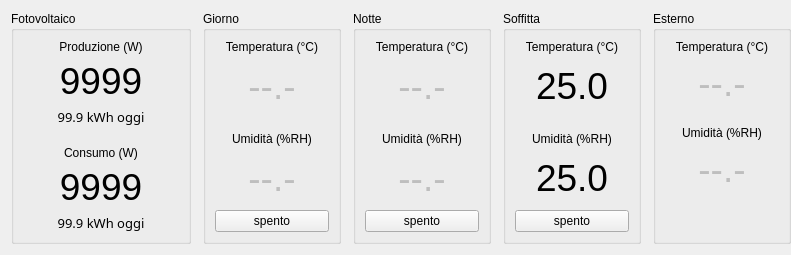
  <widget class="QWidget" name="">
   <property name="geometry">
    <rect>
     <x>4</x>
     <y>4</y>
     <width>791</width>
     <height>247</height>
    </rect>
   </property>
   <layout class="QGridLayout" name="gridLayout">
    <property name="horizontalSpacing">
     <number>12</number>
    </property>
    <property name="verticalSpacing">
     <number>0</number>
    </property>
    <property name="rightMargin">
     <number>0</number>
    </property>
    <item row="0" column="0">
     <widget class="QGroupBox" name="groupBox_5">
      <property name="sizePolicy">
       <sizepolicy hsizetype="Fixed" vsizetype="Preferred">
        <horstretch>0</horstretch>
        <verstretch>0</verstretch>
       </sizepolicy>
      </property>
      <property name="minimumSize">
       <size>
        <width>180</width>
        <height>0</height>
       </size>
      </property>
      <property name="title">
       <string>Fotovoltaico</string>
      </property>
      <layout class="QHBoxLayout" name="horizontalLayout_6">
       <item>
        <layout class="QVBoxLayout" name="verticalLayout_10">
         <item>
          <widget class="QLabel" name="tlData_12">
           <property name="font">
            <font>
             <pointsize>28</pointsize>
            </font>
           </property>
           <property name="text">
            <string>&lt;!DOCTYPE HTML PUBLIC &quot;-//W3C//DTD HTML 4.0//EN&quot; &quot;http://www.w3.org/TR/REC-html40/strict.dtd&quot;&gt;
&lt;html&gt;&lt;head&gt;&lt;meta name=&quot;qrichtext&quot; content=&quot;1&quot; /&gt;&lt;style type=&quot;text/css&quot;&gt;
p, li { white-space: pre-wrap; }
&lt;/style&gt;&lt;/head&gt;&lt;body style=&quot; font-family:'Sans'; font-size:28pt; font-weight:400; font-style:normal;&quot;&gt;
&lt;p style=&quot; margin-top:0px; margin-bottom:0px; margin-left:0px; margin-right:0px; -qt-block-indent:0; text-indent:0px;&quot;&gt;&lt;span style=&quot; font-size:9pt;&quot;&gt;Produzione (W)&lt;/span&gt;&lt;/p&gt;&lt;/body&gt;&lt;/html&gt;</string>
           </property>
           <property name="scaledContents">
            <bool>false</bool>
           </property>
           <property name="alignment">
            <set>Qt::AlignCenter</set>
           </property>
          </widget>
         </item>
         <item>
          <widget class="QLabel" name="tlPotProdotta">
           <property name="sizePolicy">
            <sizepolicy hsizetype="Expanding" vsizetype="Expanding">
             <horstretch>0</horstretch>
             <verstretch>0</verstretch>
            </sizepolicy>
           </property>
           <property name="font">
            <font>
             <pointsize>28</pointsize>
            </font>
           </property>
           <property name="text">
            <string>9999</string>
           </property>
           <property name="scaledContents">
            <bool>false</bool>
           </property>
           <property name="alignment">
            <set>Qt::AlignCenter</set>
           </property>
          </widget>
         </item>
         <item>
          <widget class="QLabel" name="tlEnergiaProdotta">
           <property name="font">
            <font>
             <family>Sans Serif</family>
             <pointsize>10</pointsize>
            </font>
           </property>
           <property name="text">
            <string>99.9 kWh oggi</string>
           </property>
           <property name="scaledContents">
            <bool>false</bool>
           </property>
           <property name="alignment">
            <set>Qt::AlignCenter</set>
           </property>
          </widget>
         </item>
         <item>
          <widget class="QLabel" name="tlData_15">
           <property name="font">
            <font>
             <pointsize>28</pointsize>
            </font>
           </property>
           <property name="text">
            <string>&lt;!DOCTYPE HTML PUBLIC &quot;-//W3C//DTD HTML 4.0//EN&quot; &quot;http://www.w3.org/TR/REC-html40/strict.dtd&quot;&gt;
&lt;html&gt;&lt;head&gt;&lt;meta name=&quot;qrichtext&quot; content=&quot;1&quot; /&gt;&lt;style type=&quot;text/css&quot;&gt;
p, li { white-space: pre-wrap; }
&lt;/style&gt;&lt;/head&gt;&lt;body style=&quot; font-family:'Sans'; font-size:28pt; font-weight:400; font-style:normal;&quot;&gt;
&lt;p style=&quot;-qt-paragraph-type:empty; margin-top:0px; margin-bottom:0px; margin-left:0px; margin-right:0px; -qt-block-indent:0; text-indent:0px; font-size:9pt;&quot;&gt;&lt;/p&gt;
&lt;p style=&quot; margin-top:0px; margin-bottom:0px; margin-left:0px; margin-right:0px; -qt-block-indent:0; text-indent:0px;&quot;&gt;&lt;span style=&quot; font-size:9pt;&quot;&gt;Consumo (W)&lt;/span&gt;&lt;/p&gt;&lt;/body&gt;&lt;/html&gt;</string>
           </property>
           <property name="scaledContents">
            <bool>false</bool>
           </property>
           <property name="alignment">
            <set>Qt::AlignCenter</set>
           </property>
          </widget>
         </item>
         <item>
          <widget class="QLabel" name="tlPotConsumata">
           <property name="sizePolicy">
            <sizepolicy hsizetype="Expanding" vsizetype="Expanding">
             <horstretch>0</horstretch>
             <verstretch>0</verstretch>
            </sizepolicy>
           </property>
           <property name="font">
            <font>
             <pointsize>28</pointsize>
            </font>
           </property>
           <property name="text">
            <string>9999</string>
           </property>
           <property name="scaledContents">
            <bool>false</bool>
           </property>
           <property name="alignment">
            <set>Qt::AlignCenter</set>
           </property>
          </widget>
         </item>
         <item>
          <widget class="QLabel" name="tlEnergiaConsumata">
           <property name="font">
            <font>
             <family>Sans Serif</family>
             <pointsize>10</pointsize>
            </font>
           </property>
           <property name="text">
            <string>99.9 kWh oggi</string>
           </property>
           <property name="scaledContents">
            <bool>false</bool>
           </property>
           <property name="alignment">
            <set>Qt::AlignCenter</set>
           </property>
          </widget>
         </item>
        </layout>
       </item>
      </layout>
     </widget>
    </item>
    <item row="0" column="1">
     <layout class="QHBoxLayout" name="horizontalLayout">
      <property name="spacing">
       <number>12</number>
      </property>
      <item>
       <widget class="QGroupBox" name="groupBox_7">
        <property name="title">
         <string>Giorno</string>
        </property>
        <layout class="QHBoxLayout" name="horizontalLayout_10">
         <item>
          <layout class="QVBoxLayout" name="verticalLayout_3">
           <item>
            <widget class="QLabel" name="tlData_2">
             <property name="font">
              <font>
               <pointsize>28</pointsize>
              </font>
             </property>
             <property name="text">
              <string>&lt;!DOCTYPE HTML PUBLIC &quot;-//W3C//DTD HTML 4.0//EN&quot; &quot;http://www.w3.org/TR/REC-html40/strict.dtd&quot;&gt;
&lt;html&gt;&lt;head&gt;&lt;meta name=&quot;qrichtext&quot; content=&quot;1&quot; /&gt;&lt;style type=&quot;text/css&quot;&gt;
p, li { white-space: pre-wrap; }
&lt;/style&gt;&lt;/head&gt;&lt;body style=&quot; font-family:'Sans'; font-size:28pt; font-weight:400; font-style:normal;&quot;&gt;
&lt;p style=&quot; margin-top:0px; margin-bottom:0px; margin-left:0px; margin-right:0px; -qt-block-indent:0; text-indent:0px;&quot;&gt;&lt;span style=&quot; font-size:9pt;&quot;&gt;Temperatura (°C)&lt;/span&gt;&lt;/p&gt;&lt;/body&gt;&lt;/html&gt;</string>
             </property>
             <property name="scaledContents">
              <bool>false</bool>
             </property>
             <property name="alignment">
              <set>Qt::AlignCenter</set>
             </property>
            </widget>
           </item>
           <item>
            <widget class="QLabel" name="tlTempGiorno">
             <property name="enabled">
              <bool>false</bool>
             </property>
             <property name="sizePolicy">
              <sizepolicy hsizetype="Expanding" vsizetype="Expanding">
               <horstretch>0</horstretch>
               <verstretch>0</verstretch>
              </sizepolicy>
             </property>
             <property name="font">
              <font>
               <pointsize>28</pointsize>
              </font>
             </property>
             <property name="text">
              <string>--.-</string>
             </property>
             <property name="scaledContents">
              <bool>false</bool>
             </property>
             <property name="alignment">
              <set>Qt::AlignCenter</set>
             </property>
            </widget>
           </item>
           <item>
            <widget class="QLabel" name="tlData_3">
             <property name="font">
              <font>
               <pointsize>28</pointsize>
              </font>
             </property>
             <property name="text">
              <string>&lt;!DOCTYPE HTML PUBLIC &quot;-//W3C//DTD HTML 4.0//EN&quot; &quot;http://www.w3.org/TR/REC-html40/strict.dtd&quot;&gt;
&lt;html&gt;&lt;head&gt;&lt;meta name=&quot;qrichtext&quot; content=&quot;1&quot; /&gt;&lt;style type=&quot;text/css&quot;&gt;
p, li { white-space: pre-wrap; }
&lt;/style&gt;&lt;/head&gt;&lt;body style=&quot; font-family:'Sans'; font-size:28pt; font-weight:400; font-style:normal;&quot;&gt;
&lt;p style=&quot;-qt-paragraph-type:empty; margin-top:0px; margin-bottom:0px; margin-left:0px; margin-right:0px; -qt-block-indent:0; text-indent:0px; font-size:9pt;&quot;&gt;&lt;/p&gt;
&lt;p style=&quot; margin-top:0px; margin-bottom:0px; margin-left:0px; margin-right:0px; -qt-block-indent:0; text-indent:0px;&quot;&gt;&lt;span style=&quot; font-size:9pt;&quot;&gt;Umidità (%RH)&lt;/span&gt;&lt;/p&gt;&lt;/body&gt;&lt;/html&gt;</string>
             </property>
             <property name="scaledContents">
              <bool>false</bool>
             </property>
             <property name="alignment">
              <set>Qt::AlignCenter</set>
             </property>
            </widget>
           </item>
           <item>
            <widget class="QLabel" name="tlUmidGiorno">
             <property name="enabled">
              <bool>false</bool>
             </property>
             <property name="sizePolicy">
              <sizepolicy hsizetype="Expanding" vsizetype="Expanding">
               <horstretch>0</horstretch>
               <verstretch>0</verstretch>
              </sizepolicy>
             </property>
             <property name="font">
              <font>
               <pointsize>28</pointsize>
              </font>
             </property>
             <property name="text">
              <string>--.-</string>
             </property>
             <property name="scaledContents">
              <bool>false</bool>
             </property>
             <property name="alignment">
              <set>Qt::AlignCenter</set>
             </property>
            </widget>
           </item>
           <item>
            <widget class="QPushButton" name="pbSetGiorno">
             <property name="text">
              <string>spento</string>
             </property>
             <property name="checkable">
              <bool>true</bool>
             </property>
             <property name="checked">
              <bool>false</bool>
             </property>
            </widget>
           </item>
          </layout>
         </item>
        </layout>
       </widget>
      </item>
      <item>
       <widget class="QGroupBox" name="groupBox_10">
        <property name="title">
         <string>Notte</string>
        </property>
        <layout class="QHBoxLayout" name="horizontalLayout_13">
         <item>
          <layout class="QVBoxLayout" name="verticalLayout_6">
           <item>
            <widget class="QLabel" name="tlData_8">
             <property name="font">
              <font>
               <pointsize>28</pointsize>
              </font>
             </property>
             <property name="text">
              <string>&lt;!DOCTYPE HTML PUBLIC &quot;-//W3C//DTD HTML 4.0//EN&quot; &quot;http://www.w3.org/TR/REC-html40/strict.dtd&quot;&gt;
&lt;html&gt;&lt;head&gt;&lt;meta name=&quot;qrichtext&quot; content=&quot;1&quot; /&gt;&lt;style type=&quot;text/css&quot;&gt;
p, li { white-space: pre-wrap; }
&lt;/style&gt;&lt;/head&gt;&lt;body style=&quot; font-family:'Sans'; font-size:28pt; font-weight:400; font-style:normal;&quot;&gt;
&lt;p style=&quot; margin-top:0px; margin-bottom:0px; margin-left:0px; margin-right:0px; -qt-block-indent:0; text-indent:0px;&quot;&gt;&lt;span style=&quot; font-size:9pt;&quot;&gt;Temperatura (°C)&lt;/span&gt;&lt;/p&gt;&lt;/body&gt;&lt;/html&gt;</string>
             </property>
             <property name="scaledContents">
              <bool>false</bool>
             </property>
             <property name="alignment">
              <set>Qt::AlignCenter</set>
             </property>
            </widget>
           </item>
           <item>
            <widget class="QLabel" name="tlTempNotte">
             <property name="enabled">
              <bool>false</bool>
             </property>
             <property name="sizePolicy">
              <sizepolicy hsizetype="Expanding" vsizetype="Expanding">
               <horstretch>0</horstretch>
               <verstretch>0</verstretch>
              </sizepolicy>
             </property>
             <property name="font">
              <font>
               <pointsize>28</pointsize>
              </font>
             </property>
             <property name="text">
              <string>--.-</string>
             </property>
             <property name="scaledContents">
              <bool>false</bool>
             </property>
             <property name="alignment">
              <set>Qt::AlignCenter</set>
             </property>
            </widget>
           </item>
           <item>
            <widget class="QLabel" name="tlData_9">
             <property name="font">
              <font>
               <pointsize>28</pointsize>
              </font>
             </property>
             <property name="text">
              <string>&lt;!DOCTYPE HTML PUBLIC &quot;-//W3C//DTD HTML 4.0//EN&quot; &quot;http://www.w3.org/TR/REC-html40/strict.dtd&quot;&gt;
&lt;html&gt;&lt;head&gt;&lt;meta name=&quot;qrichtext&quot; content=&quot;1&quot; /&gt;&lt;style type=&quot;text/css&quot;&gt;
p, li { white-space: pre-wrap; }
&lt;/style&gt;&lt;/head&gt;&lt;body style=&quot; font-family:'Sans'; font-size:28pt; font-weight:400; font-style:normal;&quot;&gt;
&lt;p style=&quot;-qt-paragraph-type:empty; margin-top:0px; margin-bottom:0px; margin-left:0px; margin-right:0px; -qt-block-indent:0; text-indent:0px; font-size:9pt;&quot;&gt;&lt;/p&gt;
&lt;p style=&quot; margin-top:0px; margin-bottom:0px; margin-left:0px; margin-right:0px; -qt-block-indent:0; text-indent:0px;&quot;&gt;&lt;span style=&quot; font-size:9pt;&quot;&gt;Umidità (%RH)&lt;/span&gt;&lt;/p&gt;&lt;/body&gt;&lt;/html&gt;</string>
             </property>
             <property name="scaledContents">
              <bool>false</bool>
             </property>
             <property name="alignment">
              <set>Qt::AlignCenter</set>
             </property>
            </widget>
           </item>
           <item>
            <widget class="QLabel" name="tlUmidNotte">
             <property name="enabled">
              <bool>false</bool>
             </property>
             <property name="sizePolicy">
              <sizepolicy hsizetype="Expanding" vsizetype="Expanding">
               <horstretch>0</horstretch>
               <verstretch>0</verstretch>
              </sizepolicy>
             </property>
             <property name="font">
              <font>
               <pointsize>28</pointsize>
              </font>
             </property>
             <property name="text">
              <string>--.-</string>
             </property>
             <property name="scaledContents">
              <bool>false</bool>
             </property>
             <property name="alignment">
              <set>Qt::AlignCenter</set>
             </property>
            </widget>
           </item>
           <item>
            <widget class="QPushButton" name="pbSetNotte">
             <property name="text">
              <string>spento</string>
             </property>
             <property name="checkable">
              <bool>true</bool>
             </property>
            </widget>
           </item>
          </layout>
         </item>
        </layout>
       </widget>
      </item>
      <item>
       <widget class="QGroupBox" name="groupBox_11">
        <property name="title">
         <string>Soffitta</string>
        </property>
        <layout class="QHBoxLayout" name="horizontalLayout_14">
         <item>
          <layout class="QVBoxLayout" name="verticalLayout_7">
           <item>
            <widget class="QLabel" name="tlData_10">
             <property name="font">
              <font>
               <pointsize>28</pointsize>
              </font>
             </property>
             <property name="text">
              <string>&lt;!DOCTYPE HTML PUBLIC &quot;-//W3C//DTD HTML 4.0//EN&quot; &quot;http://www.w3.org/TR/REC-html40/strict.dtd&quot;&gt;
&lt;html&gt;&lt;head&gt;&lt;meta name=&quot;qrichtext&quot; content=&quot;1&quot; /&gt;&lt;style type=&quot;text/css&quot;&gt;
p, li { white-space: pre-wrap; }
&lt;/style&gt;&lt;/head&gt;&lt;body style=&quot; font-family:'Sans'; font-size:28pt; font-weight:400; font-style:normal;&quot;&gt;
&lt;p style=&quot; margin-top:0px; margin-bottom:0px; margin-left:0px; margin-right:0px; -qt-block-indent:0; text-indent:0px;&quot;&gt;&lt;span style=&quot; font-size:9pt;&quot;&gt;Temperatura (°C)&lt;/span&gt;&lt;/p&gt;&lt;/body&gt;&lt;/html&gt;</string>
             </property>
             <property name="scaledContents">
              <bool>false</bool>
             </property>
             <property name="alignment">
              <set>Qt::AlignCenter</set>
             </property>
            </widget>
           </item>
           <item>
            <widget class="QLabel" name="tlTempSoffitta">
             <property name="sizePolicy">
              <sizepolicy hsizetype="Expanding" vsizetype="Expanding">
               <horstretch>0</horstretch>
               <verstretch>0</verstretch>
              </sizepolicy>
             </property>
             <property name="font">
              <font>
               <pointsize>28</pointsize>
              </font>
             </property>
             <property name="text">
              <string>25.0</string>
             </property>
             <property name="scaledContents">
              <bool>false</bool>
             </property>
             <property name="alignment">
              <set>Qt::AlignCenter</set>
             </property>
            </widget>
           </item>
           <item>
            <widget class="QLabel" name="tlData_11">
             <property name="font">
              <font>
               <pointsize>28</pointsize>
              </font>
             </property>
             <property name="text">
              <string>&lt;!DOCTYPE HTML PUBLIC &quot;-//W3C//DTD HTML 4.0//EN&quot; &quot;http://www.w3.org/TR/REC-html40/strict.dtd&quot;&gt;
&lt;html&gt;&lt;head&gt;&lt;meta name=&quot;qrichtext&quot; content=&quot;1&quot; /&gt;&lt;style type=&quot;text/css&quot;&gt;
p, li { white-space: pre-wrap; }
&lt;/style&gt;&lt;/head&gt;&lt;body style=&quot; font-family:'Sans'; font-size:28pt; font-weight:400; font-style:normal;&quot;&gt;
&lt;p style=&quot;-qt-paragraph-type:empty; margin-top:0px; margin-bottom:0px; margin-left:0px; margin-right:0px; -qt-block-indent:0; text-indent:0px; font-size:9pt;&quot;&gt;&lt;/p&gt;
&lt;p style=&quot; margin-top:0px; margin-bottom:0px; margin-left:0px; margin-right:0px; -qt-block-indent:0; text-indent:0px;&quot;&gt;&lt;span style=&quot; font-size:9pt;&quot;&gt;Umidità (%RH)&lt;/span&gt;&lt;/p&gt;&lt;/body&gt;&lt;/html&gt;</string>
             </property>
             <property name="scaledContents">
              <bool>false</bool>
             </property>
             <property name="alignment">
              <set>Qt::AlignCenter</set>
             </property>
            </widget>
           </item>
           <item>
            <widget class="QLabel" name="tlUmidSoffitta">
             <property name="sizePolicy">
              <sizepolicy hsizetype="Expanding" vsizetype="Expanding">
               <horstretch>0</horstretch>
               <verstretch>0</verstretch>
              </sizepolicy>
             </property>
             <property name="font">
              <font>
               <pointsize>28</pointsize>
              </font>
             </property>
             <property name="text">
              <string>25.0</string>
             </property>
             <property name="scaledContents">
              <bool>false</bool>
             </property>
             <property name="alignment">
              <set>Qt::AlignCenter</set>
             </property>
            </widget>
           </item>
           <item>
            <widget class="QPushButton" name="pbSetSoffitta">
             <property name="text">
              <string>spento</string>
             </property>
             <property name="checkable">
              <bool>true</bool>
             </property>
            </widget>
           </item>
          </layout>
         </item>
        </layout>
       </widget>
      </item>
      <item>
       <widget class="QGroupBox" name="groupBox_9">
        <property name="title">
         <string>Esterno</string>
        </property>
        <layout class="QHBoxLayout" name="horizontalLayout_12">
         <item>
          <layout class="QVBoxLayout" name="verticalLayout_5">
           <item>
            <widget class="QLabel" name="tlData_6">
             <property name="font">
              <font>
               <pointsize>28</pointsize>
              </font>
             </property>
             <property name="text">
              <string>&lt;!DOCTYPE HTML PUBLIC &quot;-//W3C//DTD HTML 4.0//EN&quot; &quot;http://www.w3.org/TR/REC-html40/strict.dtd&quot;&gt;
&lt;html&gt;&lt;head&gt;&lt;meta name=&quot;qrichtext&quot; content=&quot;1&quot; /&gt;&lt;style type=&quot;text/css&quot;&gt;
p, li { white-space: pre-wrap; }
&lt;/style&gt;&lt;/head&gt;&lt;body style=&quot; font-family:'Sans'; font-size:28pt; font-weight:400; font-style:normal;&quot;&gt;
&lt;p style=&quot; margin-top:0px; margin-bottom:0px; margin-left:0px; margin-right:0px; -qt-block-indent:0; text-indent:0px;&quot;&gt;&lt;span style=&quot; font-size:9pt;&quot;&gt;Temperatura (°C)&lt;/span&gt;&lt;/p&gt;&lt;/body&gt;&lt;/html&gt;</string>
             </property>
             <property name="scaledContents">
              <bool>false</bool>
             </property>
             <property name="alignment">
              <set>Qt::AlignCenter</set>
             </property>
            </widget>
           </item>
           <item>
            <widget class="QLabel" name="tlTempEsterno">
             <property name="enabled">
              <bool>false</bool>
             </property>
             <property name="sizePolicy">
              <sizepolicy hsizetype="Expanding" vsizetype="Expanding">
               <horstretch>0</horstretch>
               <verstretch>0</verstretch>
              </sizepolicy>
             </property>
             <property name="font">
              <font>
               <pointsize>28</pointsize>
              </font>
             </property>
             <property name="text">
              <string>--.-</string>
             </property>
             <property name="scaledContents">
              <bool>false</bool>
             </property>
             <property name="alignment">
              <set>Qt::AlignCenter</set>
             </property>
            </widget>
           </item>
           <item>
            <widget class="QLabel" name="tlData_7">
             <property name="font">
              <font>
               <pointsize>28</pointsize>
              </font>
             </property>
             <property name="text">
              <string>&lt;!DOCTYPE HTML PUBLIC &quot;-//W3C//DTD HTML 4.0//EN&quot; &quot;http://www.w3.org/TR/REC-html40/strict.dtd&quot;&gt;
&lt;html&gt;&lt;head&gt;&lt;meta name=&quot;qrichtext&quot; content=&quot;1&quot; /&gt;&lt;style type=&quot;text/css&quot;&gt;
p, li { white-space: pre-wrap; }
&lt;/style&gt;&lt;/head&gt;&lt;body style=&quot; font-family:'Sans'; font-size:28pt; font-weight:400; font-style:normal;&quot;&gt;
&lt;p style=&quot;-qt-paragraph-type:empty; margin-top:0px; margin-bottom:0px; margin-left:0px; margin-right:0px; -qt-block-indent:0; text-indent:0px; font-size:9pt;&quot;&gt;&lt;/p&gt;
&lt;p style=&quot; margin-top:0px; margin-bottom:0px; margin-left:0px; margin-right:0px; -qt-block-indent:0; text-indent:0px;&quot;&gt;&lt;span style=&quot; font-size:9pt;&quot;&gt;Umidità (%RH)&lt;/span&gt;&lt;/p&gt;&lt;/body&gt;&lt;/html&gt;</string>
             </property>
             <property name="scaledContents">
              <bool>false</bool>
             </property>
             <property name="alignment">
              <set>Qt::AlignCenter</set>
             </property>
            </widget>
           </item>
           <item>
            <widget class="QLabel" name="tlUmidEsterno">
             <property name="enabled">
              <bool>false</bool>
             </property>
             <property name="sizePolicy">
              <sizepolicy hsizetype="Expanding" vsizetype="Expanding">
               <horstretch>0</horstretch>
               <verstretch>0</verstretch>
              </sizepolicy>
             </property>
             <property name="font">
              <font>
               <pointsize>28</pointsize>
              </font>
             </property>
             <property name="text">
              <string>--.-</string>
             </property>
             <property name="scaledContents">
              <bool>false</bool>
             </property>
             <property name="alignment">
              <set>Qt::AlignCenter</set>
             </property>
            </widget>
           </item>
           <item>
            <spacer name="verticalSpacer">
             <property name="orientation">
              <enum>Qt::Vertical</enum>
             </property>
             <property name="sizeType">
              <enum>QSizePolicy::Fixed</enum>
             </property>
             <property name="sizeHint" stdset="0">
              <size>
               <width>20</width>
               <height>40</height>
              </size>
             </property>
            </spacer>
           </item>
          </layout>
         </item>
        </layout>
       </widget>
      </item>
     </layout>
    </item>
   </layout>
  </widget>
